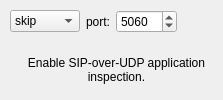
         <widget class="QWidget" name="label652">
          <attribute name="title">
           <string>sip udp</string>
          </attribute>
          <layout class="QGridLayout">
           <property name="leftMargin">
            <number>10</number>
           </property>
           <property name="topMargin">
            <number>10</number>
           </property>
           <property name="rightMargin">
            <number>0</number>
           </property>
           <property name="bottomMargin">
            <number>0</number>
           </property>
           <item row="1" column="0" colspan="4">
            <widget class="QLabel" name="label698">
             <property name="text">
              <string>Enable SIP-over-UDP application inspection.</string>
             </property>
             <property name="alignment">
              <set>Qt::AlignmentFlag::AlignCenter</set>
             </property>
             <property name="wordWrap">
              <bool>true</bool>
             </property>
            </widget>
           </item>
           <item row="0" column="2">
            <widget class="QSpinBox" name="pix_sip_udp_port1">
             <property name="minimum">
              <number>1</number>
             </property>
             <property name="maximum">
              <number>65535</number>
             </property>
             <property name="value">
              <number>5060</number>
             </property>
            </widget>
           </item>
           <item row="0" column="1">
            <widget class="QLabel" name="label711">
             <property name="text">
              <string>port:</string>
             </property>
             <property name="alignment">
              <set>Qt::AlignmentFlag::AlignCenter</set>
             </property>
             <property name="wordWrap">
              <bool>false</bool>
             </property>
            </widget>
           </item>
           <item row="0" column="3">
            <spacer>
             <property name="orientation">
              <enum>Qt::Orientation::Horizontal</enum>
             </property>
             <property name="sizeType">
              <enum>QSizePolicy::Policy::Expanding</enum>
             </property>
             <property name="sizeHint" stdset="0">
              <size>
               <width>40</width>
               <height>20</height>
              </size>
             </property>
            </spacer>
           </item>
           <item row="0" column="0">
            <widget class="QComboBox" name="pix_sipudp_switch">
             <item>
              <property name="text">
               <string>skip</string>
              </property>
             </item>
             <item>
              <property name="text">
               <string>enable</string>
              </property>
             </item>
             <item>
              <property name="text">
               <string>disable</string>
              </property>
             </item>
            </widget>
           </item>
          </layout>
         </widget>
